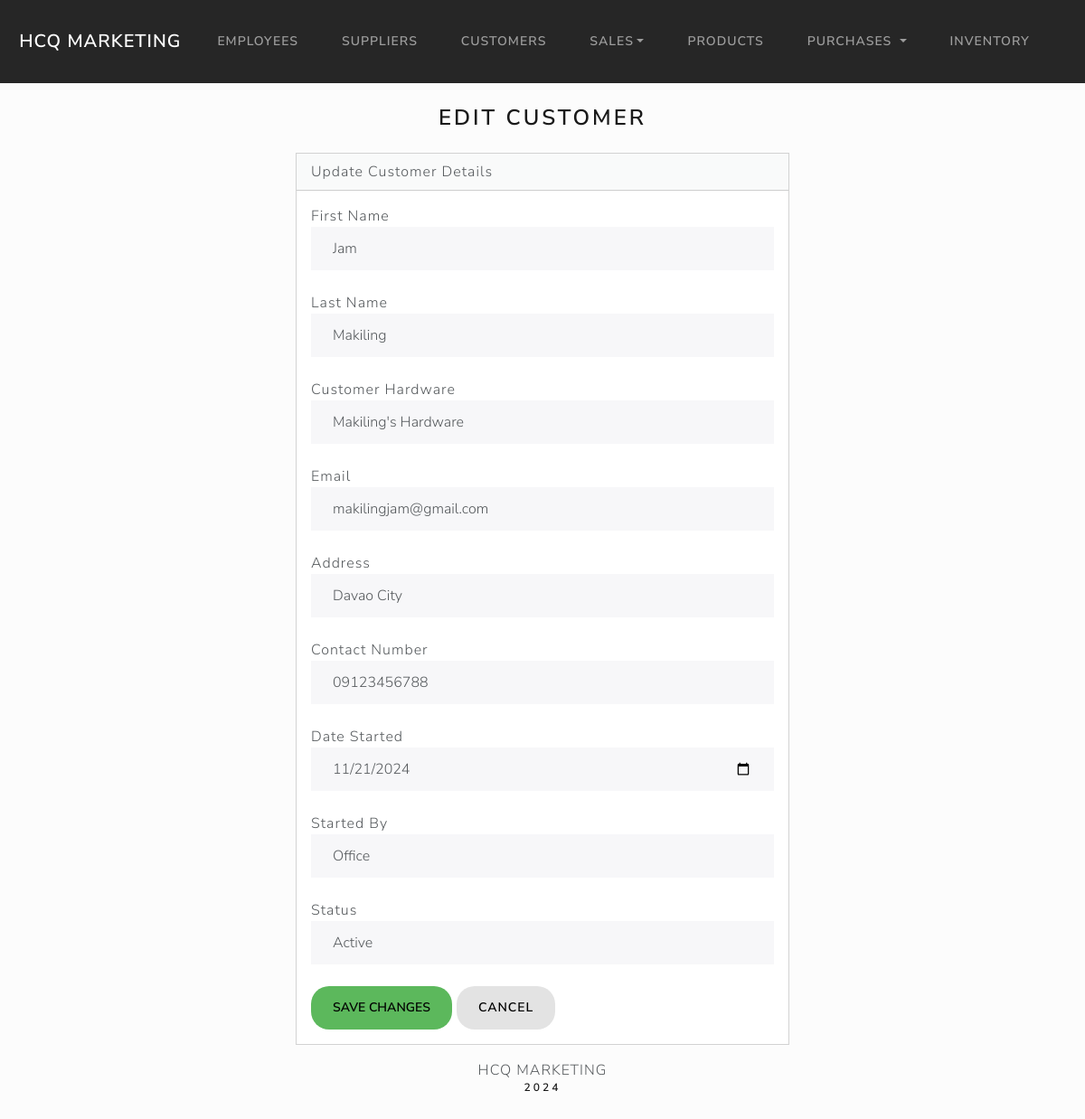
The app's page /customers/1/edit/ with its own data.
### customers/models.py (models this page shows, shortened)
class Customer(models.Model):
    CUSTOMER_START_BY = [
        ('Office', 'Office'),
        ('Agent', 'Agent'),
    ]
    Customer_Status = [
        ('Active', 'Active'),
        ('Inactive', 'Inactive'),
    ]
    first_name = models.CharField(max_length=50)
    last_name = models.CharField(max_length=50)
    customer_hardware = models.CharField(max_length=50)
    email = models.EmailField(max_length=100)
    address = models.CharField(max_length=100)
    contact_num = models.CharField(max_length=15)
    dateStart = models.DateField("Date Started")
    startBy = models.CharField(max_length=10, choices=CUSTOMER_START_BY)  # figure this out
    dateEdit = models.DateTimeField(default=timezone.now)
    status = models.CharField(max_length=20, choices=Customer_Status, default='Active')

### customers/views.py (the view)
# urls.py: path('customers/<int:id>/edit/', views.edit, name='customer_edit'),
def edit(request, id):
    customer = get_object_or_404(Customer, id=id)
    if request.method == "POST":
        form = CustomerForm(request.POST, instance=customer)
        if form.is_valid():
            form.save()
            return redirect('customers_index')
    else:
        form = CustomerForm(instance=customer)
    return render(request, 'customers/edit.html', {'form': form, 'customer': customer})

### customers/templates/customers/edit.html (shortened to what this page needs)
{% extends "base.html" %}
{% block body %}
<div class="container mt-4">
    <h3 class="text-center mb-4">Edit Customer</h3>
    <div class="row justify-content-center">
        <div class="col-6">
            <div class="card bg-secondary mb-3">
                <div class="card-header">Update Customer Details</div>
                <div class="card-body">
                    <form method="POST">
                        {% for item in form %}
                            <div class="fieldWrapper">
                                {{ item.label }} {{ item }}
                            </div>
                            <br>
                        {% endfor %}
                        <button type="submit" class="btn btn-add-save">Save Changes</button>
                        <a href="{% url 'customers_index' %}" class="btn btn-cancel">Cancel</a>
                    </form>
                </div>
            </div>
        </div>
    </div>
</div>
{% endblock %}

### index/static/css/custom-styles.css (style rules this page uses)
.btn { border-radius: 50px; }
.btn-add-save { --bs-btn-bg: #5CB85C !important; --bs-bg-opacity: 1 !important; --bs-btn-border-color: #5CB85C !important; --bs-btn-color: #000 !important; border-radius: 20px; }
.btn-cancel { --bs-btn-bg: #E3E3E3 !important; --bs-bg-opacity: 1 !important; --bs-btn-border-color: #E3E3E3 !important; --bs-btn-color: #000 !important; border-radius: 20px; }

### records on screen
Customer: form "Jam" "Makiling" "Makiling's Hardware" "makilingjam@gmail.com" "Davao City" "09123456788" "11/21/2024" "Office" "Active"

### other values on screen
{{ item.label }} "First Name" "Last Name" "Customer Hardware" "Email" "Address" "Contact Number" "Date Started" "Started By" "Status"
